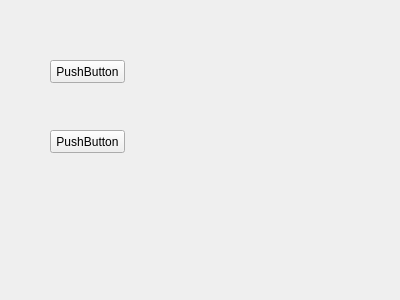
<?xml version="1.0" encoding="UTF-8"?>
<ui version="4.0">
 <class>DockWidget</class>
 <widget class="QDockWidget" name="DockWidget">
  <property name="geometry">
   <rect>
    <x>0</x>
    <y>0</y>
    <width>400</width>
    <height>300</height>
   </rect>
  </property>
  <property name="windowTitle">
   <string>DockWidget</string>
  </property>
  <widget class="QWidget" name="dockWidgetContents">
   <widget class="QPushButton" name="pushButton">
    <property name="geometry">
     <rect>
      <x>50</x>
      <y>60</y>
      <width>75</width>
      <height>23</height>
     </rect>
    </property>
    <property name="text">
     <string>PushButton</string>
    </property>
   </widget>
   <widget class="QPushButton" name="pushButton_2">
    <property name="geometry">
     <rect>
      <x>50</x>
      <y>130</y>
      <width>75</width>
      <height>23</height>
     </rect>
    </property>
    <property name="text">
     <string>PushButton</string>
    </property>
   </widget>
  </widget>
 </widget>
 <resources/>
 <connections/>
</ui>
